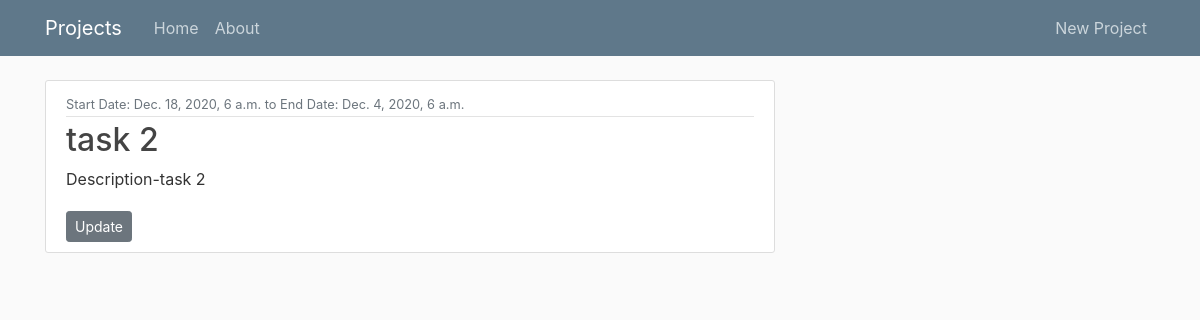
Page /project/1/task/2/ on the committed database.
### project/models.py (models this page shows, shortened)
class Tasks(models.Model):
    name = models.CharField(max_length=100)
    description = models.TextField()
    start_date = models.DateTimeField()
    end_date = models.DateTimeField()
    project_post = models.ForeignKey(  # foreign key for project model
        'Project_post', related_name='tasks', on_delete=models.CASCADE)
    def __str__(self):
        return self.name

### project/views.py (the view)
# urls.py: path('task/<int:pk1>/', TaskDetailView.as_view(), name='task-detail'),
class TaskDetailView(DetailView):
    model = Tasks
    def get_context_data(self, **kwargs):
        context = super().get_context_data(**kwargs)
        pk1 = self.kwargs['pk1']
        context["task"] = Tasks.objects.filter(id=pk1).first()
        print(context)
        return context

### project/templates/project/tasks_detail.html
{% extends "project/base.html" %}
{% block content %}
<article class="media content-section">
    <div class="media-body">
        <div class="article-metadata">
            <small class="text-muted">Start Date: {{ task.start_date }} to End Date: {{ task.end_date }}</small>
        </div>
        <h2 class="article-title"> {{ task.name }}</h2>
        <p class="article-content">Description-{{ task.description }}</p>
        <a class='btn btn-secondary btn-sm mt-1' href="{%  url 'task-update' task.id%}">
            Update</a>
    </div>
</article>
{% endblock content %}

### project/static/project/main.css (style rules this page uses)
body { background: #fafafa; color: #333333; margin-top: 5rem; }
h1, h2, h3, h4, h5, h6 { color: #444444; }
.content-section { background: #ffffff; padding: 10px 20px; border: 1px solid #dddddd; border-radius: 3px; margin-bottom: 20px; }
.article-title { color: #444444; }
.article-content { white-space: pre-line; }
.article-metadata { padding-bottom: 1px; margin-bottom: 4px; border-bottom: 1px solid #e3e3e3 }

### rows in the picture
Tasks: start_date "Dec. 18, 2020, 6 a.m.", end_date "Dec. 4, 2020, 6 a.m.", name "task 2", description "task 2"
